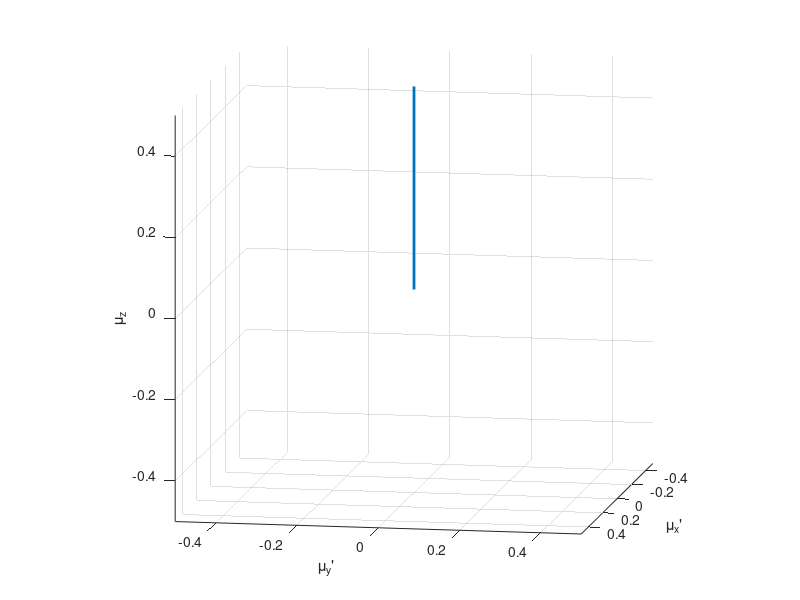

Reproduce this figure in MATLAB. (Note: this script raises an error after producing the figure.)
clear all
close all
%Q4 part 2
%Inversion recovery in rotation frame
%Initial pi pulse along x' axis
% video = VideoSetup('Q4_part2');
% video.open();

mu=0.5;
theta=0;
phi=pi./2;
vecMu = mu*[cos(phi)*sin(theta) sin(phi)*sin(theta) cos(theta)]';
noOfSteps = 200;

B1=mu.*0.3.*[1 0 0];

h=figure;
h1=subplot(1,1,1)
hold on;
axis equal;
view(100, 10);
xlabel('\mu_x''');
ylabel('\mu_y''');
zlabel('\mu_z');
xlim([-0.5 0.5]);
ylim([-0.5 0.5]);
zlim([-0.5 0.5]);
grid on;

B0=[0 0 mu];
plot3([0 B0(1)], [0 B0(2)],...
     [0 B0(3)], 'Linestyle', '-', 'LineWidth', 2);
hold on
 

time_from_start=0;

 vecMu_up=[0 0 0];
 VideoAddFrame(video, h);
 for i=0:noOfSteps-1
    time_from_start=1.*(i+1)./noOfSteps;
    theta=pi./(noOfSteps);
    [vecMu(1),vecMu(2),vecMu(3)]=x_rotation(vecMu(1),vecMu(2),vecMu(3),theta);
    
    h2 = plotSpin3_line_only(time_from_start,i, h1, vecMu,B1,vecMu_up);
    
    hold on
    
    pause(0.002);
%     VideoAddFrame(video, h);
    ClearLinesFromAxes(h2);
 end
 t_end_part_1=time_from_start;
 
%%
%Relaxation up z for time T1

theta=pi;
vecMu0=vecMu;

T1=10;
T2=5;
t=linspace(0,T1,noOfSteps);
relax_time1=T1;

B1=[0 0 0];

for i=0:noOfSteps-1
    
    time_from_start=t_end_part_1+((relax_time1).*(i+1))./noOfSteps;
    
    vecMu(3)=(vecMu0(3).*(exp(-t(i+1)./T1)))+mu.*(1-exp(-t(i+1)./T1)); 
    
    h2 = plotSpin3_line_only(time_from_start,i, h1, vecMu,B1,vecMu_up);
    
    pause(0.02);
%     VideoAddFrame(video, h);
    ClearLinesFromAxes(h2);

end
% plotSpin3_line_only(time_from_start,i, h1, vecMu,B1,vecMu_up);
t_end_part_2=time_from_start;

%%
% pi./2 pulse also along x' axis
noOfSteps=50;
B1=mu.*0.3.*[1 0 0];
theta=pi./(noOfSteps.*2);

for i=0:noOfSteps-1
     
    time_from_start=t_end_part_2+((0.5).*(i+1))./noOfSteps;
    
    [vecMu(1),vecMu(2),vecMu(3)]=x_rotation(vecMu(1),vecMu(2),vecMu(3),theta);
    
    h2 = plotSpin3_line_only(time_from_start,i, h1, vecMu,B1,vecMu_up);
    
    hold on
    
    pause(0.005);
%     VideoAddFrame(video, h);
    ClearLinesFromAxes(h2);
 end
B1=[0 0 0];
t_end_part_3=time_from_start;

%%
%Relaxation up along z
noOfSteps=200;
vecMu0=vecMu;
w=0;
relax_time2=3.*T1;
t=linspace(0,relax_time2,noOfSteps);

for i=0:noOfSteps-1
    
    time_from_start=t_end_part_3+((relax_time2).*(i+1))./noOfSteps;
    
    vecMu(1)=exp(-t(i+1)./T2).*((vecMu0(1).*cos(w.*t(i+1)))+(vecMu0(2).*sin(w.*t(i+1))));
    vecMu(2)=exp(-t(i+1)./T2).*((vecMu0(2).*cos(w.*t(i+1)))-(vecMu0(1).*sin(w.*t(i+1))));
    vecMu(3)=(vecMu0(3).*(exp(-t(i+1)./T1)))+mu.*(1-exp(-t(i+1)./T1));  
    
    h2 = plotSpin3_line_only(time_from_start,i, h1, vecMu,B1,vecMu_up);
    
    hold on
    
    pause(0.05);
%     VideoAddFrame(video, h);
    ClearLinesFromAxes(h2);

end
plotSpin3_line_only(time_from_start,i, h1, vecMu,B1,vecMu_up);
t_end_part_4=time_from_start;
% video.close();






